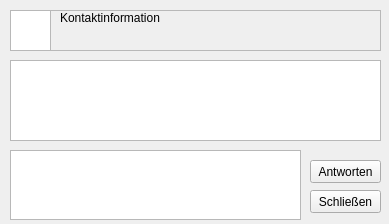
<?xml version="1.0" encoding="UTF-8"?>
<ui version="4.0">
 <class>ReplyWindow</class>
 <widget class="QWidget" name="ReplyWindow">
  <property name="windowModality">
   <enum>Qt::WindowModal</enum>
  </property>
  <property name="geometry">
   <rect>
    <x>0</x>
    <y>0</y>
    <width>389</width>
    <height>224</height>
   </rect>
  </property>
  <property name="windowTitle">
   <string>Chat</string>
  </property>
  <widget class="QTextEdit" name="tE_antwort">
   <property name="geometry">
    <rect>
     <x>10</x>
     <y>150</y>
     <width>291</width>
     <height>70</height>
    </rect>
   </property>
  </widget>
  <widget class="QTextEdit" name="tE_nachrichten_verlauf">
   <property name="geometry">
    <rect>
     <x>10</x>
     <y>60</y>
     <width>371</width>
     <height>81</height>
    </rect>
   </property>
   <property name="readOnly">
    <bool>true</bool>
   </property>
  </widget>
  <widget class="QPushButton" name="pB_antworten">
   <property name="geometry">
    <rect>
     <x>310</x>
     <y>160</y>
     <width>71</width>
     <height>23</height>
    </rect>
   </property>
   <property name="text">
    <string>Antworten</string>
   </property>
  </widget>
  <widget class="QPushButton" name="pB_abbrechen">
   <property name="geometry">
    <rect>
     <x>310</x>
     <y>190</y>
     <width>71</width>
     <height>23</height>
    </rect>
   </property>
   <property name="text">
    <string>Schließen</string>
   </property>
  </widget>
  <widget class="QFrame" name="fra_absender">
   <property name="geometry">
    <rect>
     <x>10</x>
     <y>10</y>
     <width>371</width>
     <height>41</height>
    </rect>
   </property>
   <property name="frameShape">
    <enum>QFrame::StyledPanel</enum>
   </property>
   <property name="frameShadow">
    <enum>QFrame::Raised</enum>
   </property>
   <widget class="QGraphicsView" name="gV_logo">
    <property name="geometry">
     <rect>
      <x>0</x>
      <y>0</y>
      <width>41</width>
      <height>41</height>
     </rect>
    </property>
   </widget>
   <widget class="QLabel" name="lbl_absender">
    <property name="geometry">
     <rect>
      <x>50</x>
      <y>0</y>
      <width>221</width>
      <height>16</height>
     </rect>
    </property>
    <property name="text">
     <string>Kontaktinformation</string>
    </property>
   </widget>
  </widget>
 </widget>
 <resources/>
 <connections/>
</ui>
